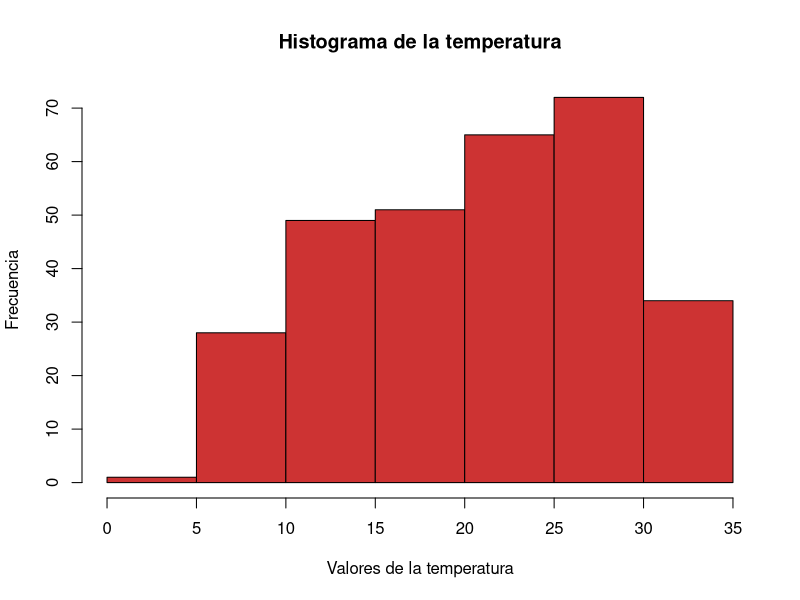

Source code (R):
library(tidyverse)


datos <- read.csv("./datos.csv", header= TRUE, sep=";")
subset_data <- datos %>% slice(1:300)

subset_data$AT <- as.numeric(gsub(",", ".", subset_data$AT))

hist(subset_data$AT, 
     main = "Histograma de la temperatura", 
     xlab = "Valores de la temperatura", 
     ylab = "Frecuencia", 
     col = "#CD3333", 
     border = "black")



